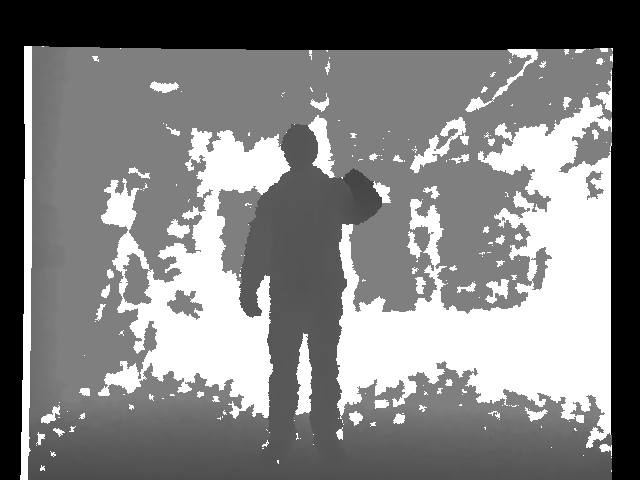
#> input picture 代码/DepthToColour 91.png, 640 x 480 px, found by its file name
$ python foreground_extract.py
#> lines starting #> are read from the running program, lines starting #| are printed output that depends on the picture
import cv2
import numpy as np


if __name__ == "__main__":

    img = cv2.imread('DepthToColour 91.png', -1)
#> img is the input picture: shape (480, 640) uint16; min 0, max 65528, mean 33259.2
    # [5 lines of commented-out code are left out]
    cv2.imshow('original image', img)
    img[np.logical_or(img > 23500, img < 17000)] = 0
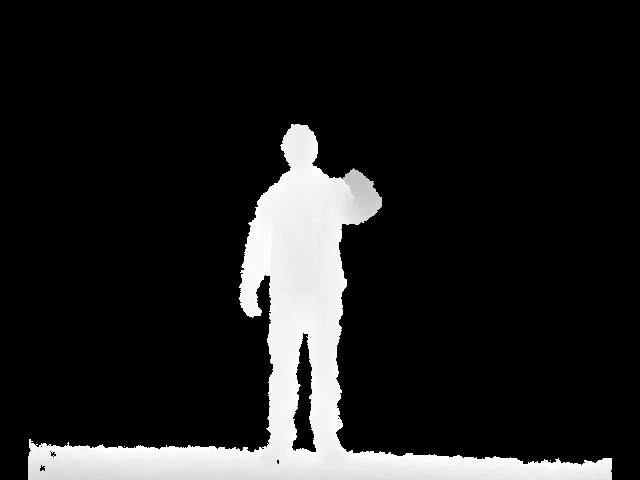
#> img: shape (480, 640) uint16; min 0, max 23441, mean 2857.3; drawn with min black and max white
    cv2.imshow('human part', img)
    cv2.waitKey(0)
    cv2.destroyAllWindows()
